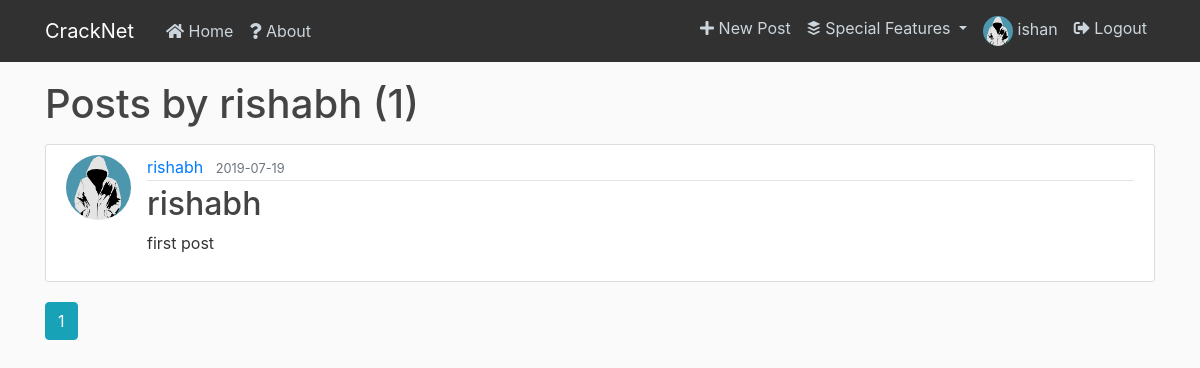
The app's page /user/rishabh (signed in) with its own data.
### flaskblog/models.py (models this page shows, shortened)
class User(db.Model, UserMixin):
    id = db.Column(db.Integer, primary_key=True)
    username = db.Column(db.String(20), unique=True, nullable=False)
    email = db.Column(db.String(120), unique=True, nullable=False)
    image_file = db.Column(db.String(20), nullable=False, default='default.jpg')
    password = db.Column(db.String(60), nullable=False)
    connections=db.Column(db.Integer, nullable=False, default=0)
    connected_users=db.Column(db.String(100000), default="")
    posts = db.relationship('Post', backref='author', lazy=True)
    comments = db.relationship('Comment', backref='author', lazy=True)

class Post(db.Model):
    id = db.Column(db.Integer, primary_key=True)
    title = db.Column(db.String(100), nullable=False)
    date_posted = db.Column(db.DateTime, nullable=False, default=datetime.utcnow)
    content = db.Column(db.Text, nullable=False)
    likes = db.Column(db.Integer, nullable=False, default=0)
    liked_users = db.Column(db.String(100000),default="")
    user_id = db.Column(db.Integer, db.ForeignKey('user.id'), nullable=False)
    comments = db.relationship('Comment', backref='post', lazy=True)

### flaskblog/routes.py (the view)
@app.route("/user/<string:username>")
def user_posts(username):
    page = request.args.get('page', 1, type=int)
    user = User.query.filter_by(username=username).first_or_404()
    posts = Post.query.filter_by(author=user)\
        .order_by(Post.date_posted.desc())\
        .paginate(page=page, per_page=5)
    return render_template('user_posts.html', posts=posts, user=user)

### flaskblog/models.py (called while the page is built)
@login_manager.user_loader
def load_user(user_id):
    return User.query.get(int(user_id))

### flaskblog/templates/user_posts.html
{% extends 'layout.html'%}
{% block content %}
    <h1 class="mb-3">Posts by {{ user.username }} ({{posts.total}})</h1>
    {% for post in posts.items %}
    <article class="media content-section">
        <img src="{{ url_for('static', filename='profile_pics/'+ post.author.image_file)}}" alt="" class="rounded-circle article-img">
        <div class="media-body">
          <div class="article-metadata">
            {% if current_user.username != post.author.username %}
              <a class="mr-2" href="{{ url_for('profile', username=post.author.username) }}">{{ post.author.username }}</a>
            {% else %}
              <a class="mr-2" href="{{ url_for('account') }}">{{ post.author.username }}</a>
            {% endif %}
            <small class="text-muted">{{ post.date_posted.strftime('%Y-%m-%d') }}</small>
          </div>
            <h2><a class="article-title" href="{{ url_for('post', post_id=post.id)}}">{{ post.title }}</a></h2>
            <p class="article-content">{{ post.content }}</p>
        </div>
        </article>
    {% endfor %}
    {% for page_num in posts.iter_pages(left_edge=1, right_edge=1, left_current=1, right_current=2) %}
        {% if page_num %}
          {% if posts.page == page_num %}
            <a class="btn btn-info mb-4" href="{{ url_for('user_posts', username=user.username, page=page_num) }}">{{ page_num }}</a>
          {% else %}
            <a class="btn btn-outline-info mb-4" href="{{ url_for('home', username=user.username, page=page_num) }}">{{ page_num }}</a>
          {% endif %}
        {% else %}
          ...
        {% endif %}
    {% endfor %}
{% endblock content %}

### flaskblog/templates/layout.html (shortened to what this page needs)
<!DOCTYPE html>
<html>
<head>
    <link rel="stylesheet" href="https://maxcdn.bootstrapcdn.com/bootstrap/4.0.0/css/bootstrap.min.css">
    <link rel="stylesheet" href="https://use.fontawesome.com/releases/v5.8.2/css/all.css">
    <link rel="stylesheet" type="text/css" href="{{ url_for('static', filename='main.css') }}">
</head>
<body>
    <header class="site-header">
      <nav class="navbar navbar-expand-md navbar-dark bg-steel fixed-top">
        <div class="container">
          <a class="navbar-brand mr-4" href="/">CrackNet</a>
          <div class="collapse navbar-collapse" id="navbarToggle">
            <div class="navbar-nav mr-auto">
              <a class="nav-item nav-link" href="{{ url_for('home') }}"><i class="fas fa-home"></i> Home</a>
              <a class="nav-item nav-link" href="{{ url_for('about') }}"><i class="fas fa-question"></i> About</a>
            </div>
            <div class="navbar-nav">
              {% if current_user.is_authenticated %}
                <a class="nav-item nav-link" href="{{ url_for('new_post') }}"><i class="fas fa-plus"></i> New Post</a>
                <li class="nav-item dropdown">
                  <a class="nav-link dropdown-toggle" href="#" id="navbarDropdown" role="button" data-toggle="dropdown" aria-haspopup="true" aria-expanded="false">
                    <i class="fab fa-buffer"></i> Special Features
                  </a>
                </li>
                <a class="nav-item nav-link" href="{{ url_for('account') }}"><img class="acc-nav-img" src="{{ url_for('static', filename='profile_pics/' + current_user.image_file) }}">  {{current_user.username}}</a>
                <a class="nav-item nav-link" href="{{ url_for('logout') }}"><i class="fas fa-sign-out-alt"></i> Logout</a>
              {% else %}
                <a class="nav-item nav-link" href="{{ url_for('login') }}"><i class="fas fa-sign-in-alt"></i> Login</a>
                <a class="nav-item nav-link" href="{{ url_for('register') }}"><i class="fas fa-user-plus"></i> Register</a>
              {% endif %}
            </div>
          </div>
        </div>
      </nav>
    </header>
    <main role="main" class="container">
      <div class="row">
        <div class="col-md-12">
          {% block content %}{% endblock %}
        </div>
      </div>
    </main>
</body>
</html>

### flaskblog/static/main.css (style rules this page uses)
body { background: #fafafa; color: #333333; margin-top: 5rem; }
h1, h2, h3, h4, h5, h6 { color: #444444; }
.bg-steel { background-color: #313131; }
.site-header .navbar-nav .nav-link { color: #cbd5db; }
.content-section { background: #ffffff; padding: 10px 20px; border: 1px solid #dddddd; border-radius: 3px; margin-bottom: 20px; }
.article-title { color: #444444; }
.article-content { white-space: pre-line; }
.article-img { height: 65px; width: 65px; margin-right: 16px; }
.article-metadata { padding-bottom: 1px; margin-bottom: 4px; border-bottom: 1px solid #e3e3e3 }
.acc-nav-img { border-radius:50%; height:30px; width:30px; }

### records on screen
User: image_file (placeholder picture), username "ishan"
User: username "rishabh"
Post: image_file (placeholder picture), author.username "rishabh", date_posted "2019-07-19", title "rishabh", content "first post"

### other values on screen
{{ posts.total }} "1"
{{ page_num }} "1"
